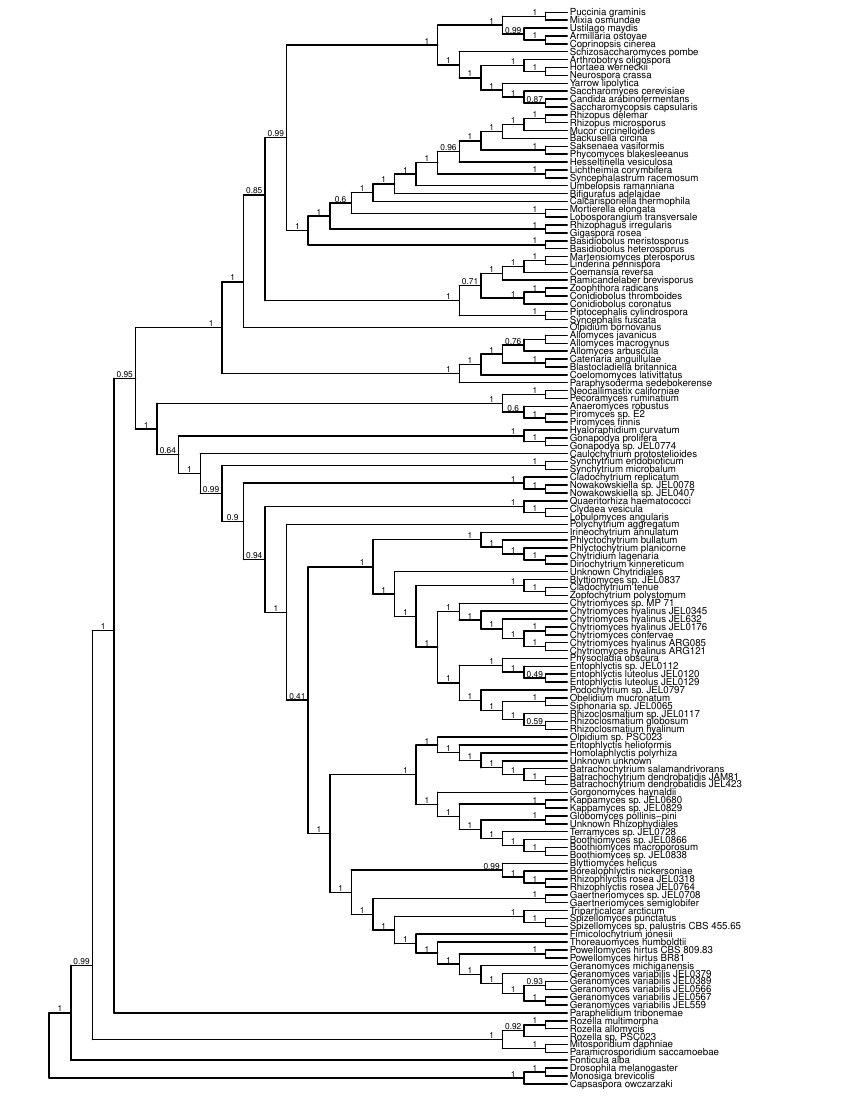

Source code (R):
library(tidyverse)
library(ggtree)
library(phytools)

astral_tree = read.newick("~/DATA/pursuit/astral_tree/ASTRAL_20201027.noBrlen.tre.renamed")
astral_tree = ape::root(astral_tree, outgroup=c("Capsaspora_owczarzaki_ATCC_30864.v2",
                                                "Monosiga_brevicolis_MX1.v1",
                                                "Drosophila_melanogaster.v6"
))

astral = ggtree(astral_tree, branch.length = "none") %>%
  ggtree::rotate(node = 186) %>%
  ggtree::rotate(node = 145) %>%
  ggtree::rotate(node = 156) %>%
  ggtree::rotate(node = 169)
astral = astral +
  geom_tiplab(cex=2.5) +
  geom_text(data=subset(astral$data, !isTip), aes(x=x-0.5, y=y+0.5, label=label), cex=2.0) +
  scale_x_continuous(limits=c(0,35))


astral_cleaned_tiplabs = astral
astral_cleaned_tiplabs$data = astral_cleaned_tiplabs$data %>%
  mutate(label = ifelse(isTip, gsub("[_.]v[0-9][.]*[0-9]*", "", label), label)) %>%
  mutate(label = ifelse(isTip, gsub("[.]LCG", "", label), label)) %>%
  mutate(label = ifelse(isTip, gsub("[_]", " ", label), label)) %>%
  mutate(label = gsub("LCG$", "", label)) %>%
  separate(label, c("genus", "species", "strain"), sep = " ", extra = "merge") %>%
  unite(col = "genus_species", genus, species, sep=" ", remove = F)

genus_species_duplicates = astral_cleaned_tiplabs$data %>%
  filter(isTip) %>%
  select(genus_species) %>%
  group_by(genus_species) %>%
  summarise(occurances = n()) %>%
  filter(occurances > 1) %>%
  pull(genus_species)

astral_cleaned_tiplabs$data = astral_cleaned_tiplabs$data %>%
  mutate(label = ifelse(species == "sp.", paste(genus, species, strain), paste(genus, species))) %>%
  mutate(label = ifelse(genus_species %in% genus_species_duplicates, paste(genus, species, strain), label))

ggsave(filename = "~/work/Chytrid-Phylogenomics/figures/Supplmental/ASTRAL_tree.pdf",
       plot = astral_cleaned_tiplabs, device = "pdf", width = 8.5, height = 11, units = "in")
